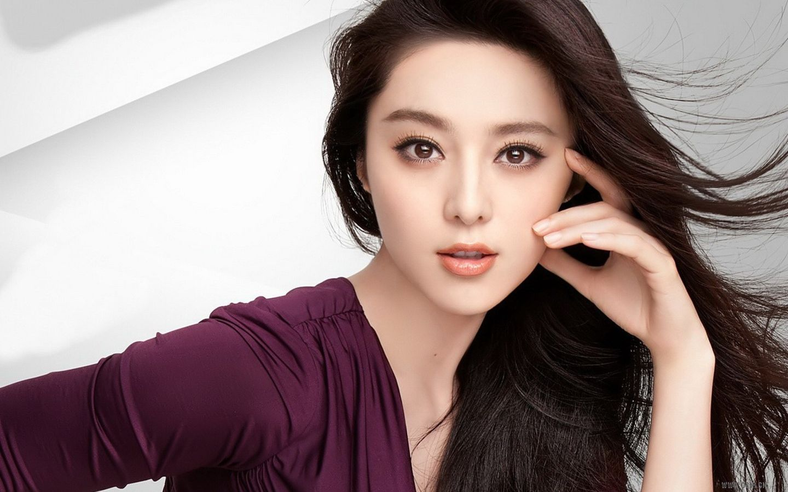
#> input picture data/images/star.png, 788 x 492 px, shrunk from 1440 x 900 before the run
$ jupyter execute '轮廓检测.ipynb'
#> lines starting #> are read from the running program, lines starting #| are printed output that depends on the picture; after the words box and inside, x2 and y2 are one past the last pixel; in counts of white or black regions, pixels touching at a corner belong together
### utils.py
import cv2


def cv_show(name, img):
    cv2.imshow(name, img)
    cv2.waitKey(0)
    cv2.destroyAllWindows()


# [2 lines that do not run on import are left out]

### 轮廓检测.ipynb
### cv2.findContours(img, mode, method)

mode:轮廓检索模式

- RETR_EXTERNAL：只检索最外面的轮廓
- RETR_LIST：检索所有的轮廓，并将其保存到一条链表当中；
- RETR_CCOMP：检索所有的轮廓，并将他们组织为两层：顶层是各部分的外部边界，第二层是空洞的边界
- RETR_TREE：检索所有的轮廓，并重构嵌套轮廓的整个层次

method:轮廓逼近方法

- CHAIN_APPROX_NONE：以Freeman链码的方式输出轮廓，所有其他方法输出多边形（顶点的序列）。
- CHAIN_APPROX_SIMPLE：压缩水平的、垂直的和斜的部分，也就是，函数只保留他们的终点部分

[cell 1]
import cv2
from utils import cv_show

[cell 2]
img_star = cv2.imread("./data/images/star.png")
#> img_star is the input picture: shape (492, 788, 3); mean B, G, R 132.1, 133.4, 152.1
img_lunkuo = cv2.imread("./data/images/轮廓.png")
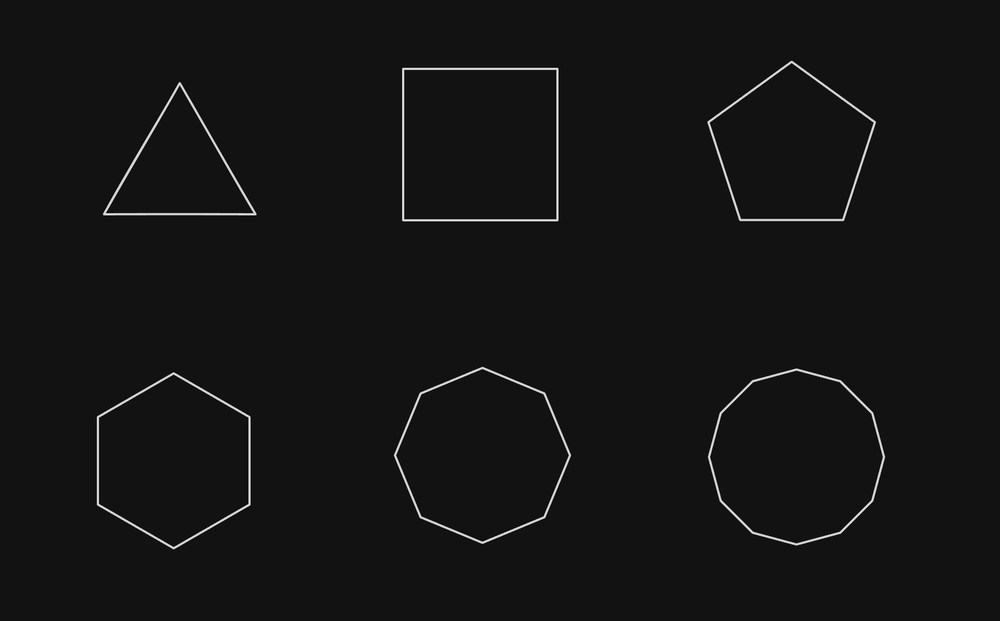
#> input picture data/images/轮廓.png, 1000 x 621 px, shrunk from 1828 x 1136 before the run
#> img_lunkuo is the input picture: shape (621, 1000, 3); min 0, max 240, mean 20.2
img_star_gray = cv2.cvtColor(img_star, cv2.COLOR_BGR2GRAY)
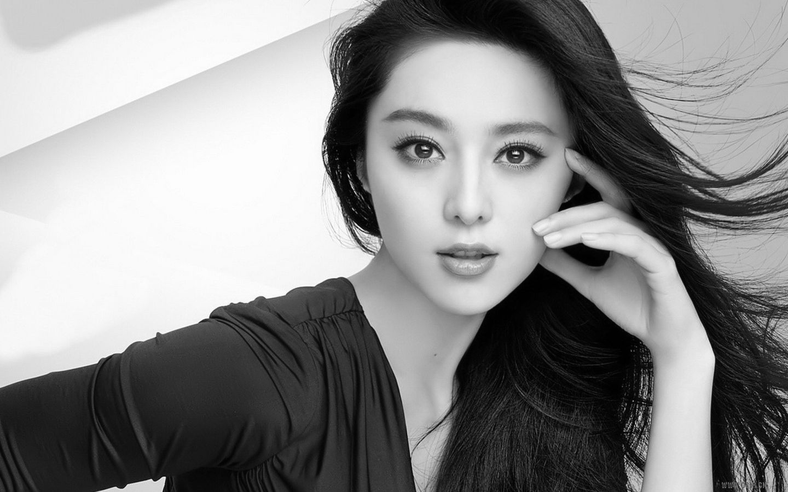
#> img_star_gray: shape (492, 788); min 0, max 255, mean 138.9
img_lunkuo_gray = cv2.cvtColor(img_lunkuo, cv2.COLOR_BGR2GRAY)
cv_show("img_star_gray", img_star_gray)

[cell 3]
# 阈值
ret1, thresh1 = cv2.threshold(img_star_gray, 127, 255, cv2.THRESH_BINARY)
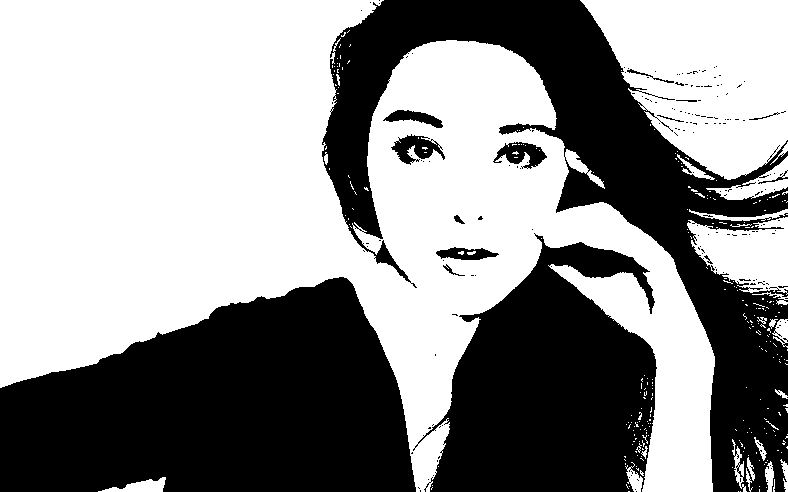
#> thresh1: shape (492, 788); 57% white; 185 black regions (170 under 20 px), largest, box (x1, y1, x2, y2) and area: (0, 277, 416, 492) 64765, (322, 0, 788, 492) 58416, (413, 233, 657, 492) 40206
ret2, thresh2 = cv2.threshold(img_lunkuo_gray, 127, 255, cv2.THRESH_BINARY)
#> thresh2: shape (621, 1000); 1% white in thin lines or dots, all inside (x1, y1, x2, y2) = (97, 61, 885, 549)
cv_show("thresh1", thresh1)
cv_show("thresh2", thresh2)

### 绘制轮廓

[cell 4]
contours1, hierarchy1 = cv2.findContours(thresh1, cv2.RETR_TREE, cv2.CHAIN_APPROX_NONE)
#> contours1 = 607 contours, 564 with area under 20; largest, box (x1, y1, x2, y2) and area: (0, 0, 715, 492) 186327, (580, 0, 788, 180) 25688, (687, 217, 788, 295) 4928, (706, 156, 788, 200) 1102, (390, 133, 446, 166) 914
contours2, hierarchy2 = cv2.findContours(thresh2, cv2.RETR_TREE, cv2.CHAIN_APPROX_NONE)
#> contours2 = 12 contours; largest, box (x1, y1, x2, y2) and area: (402, 68, 558, 221) 23560, (708, 369, 885, 545) 23284, (403, 69, 557, 220) 22948, (709, 370, 884, 544) 22647, (394, 367, 571, 544) 21949

[cell 5]
# 传入绘制图像，轮廓，轮廓索引，颜色模式，线条厚度
# 需要 copy ，否则原图会变
draw_img1 = img_star.copy()
draw_img2 = img_lunkuo.copy()

res1 = cv2.drawContours(draw_img1, contours1, -1, (0, 0, 255), 2)
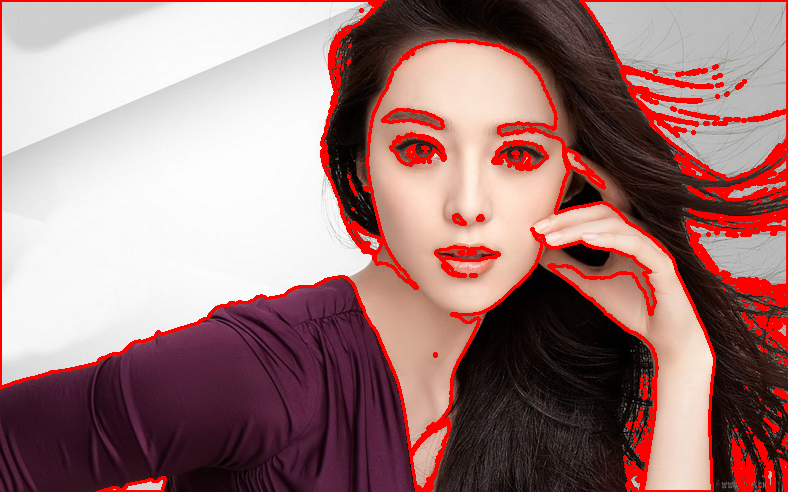
#> res1: shape (492, 788, 3); mean B, G, R 121.6, 122.4, 160
res2 = cv2.drawContours(draw_img2, contours2, -1, (0, 0, 255), 2)
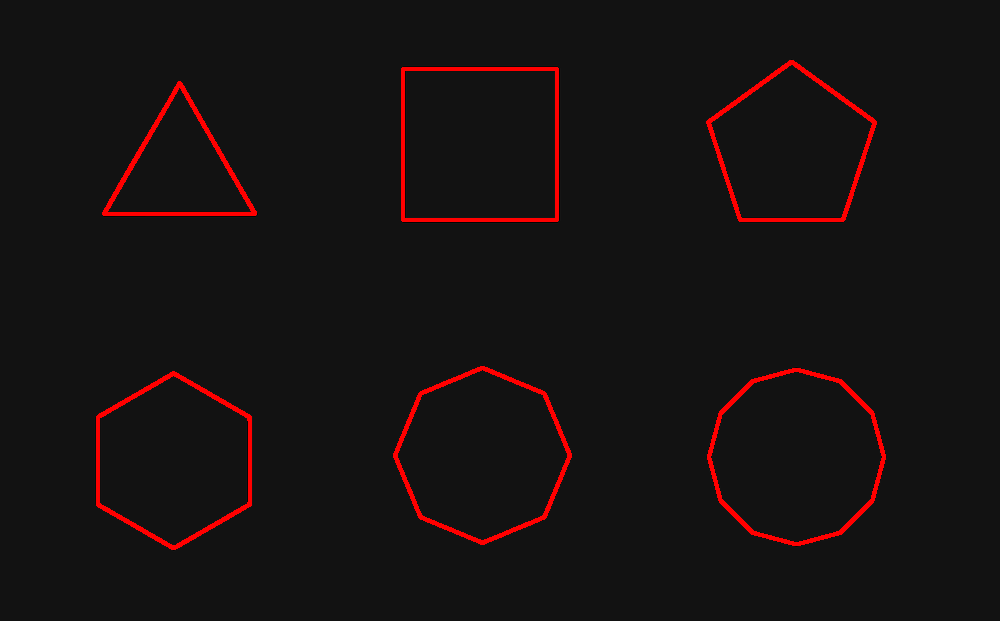
#> res2: shape (621, 1000, 3); mean B, G, R 17.6, 17.6, 23.4
cv_show("res", res1)
# cv_show("img_star_gray", img_star)
cv_show("res2", res2)
